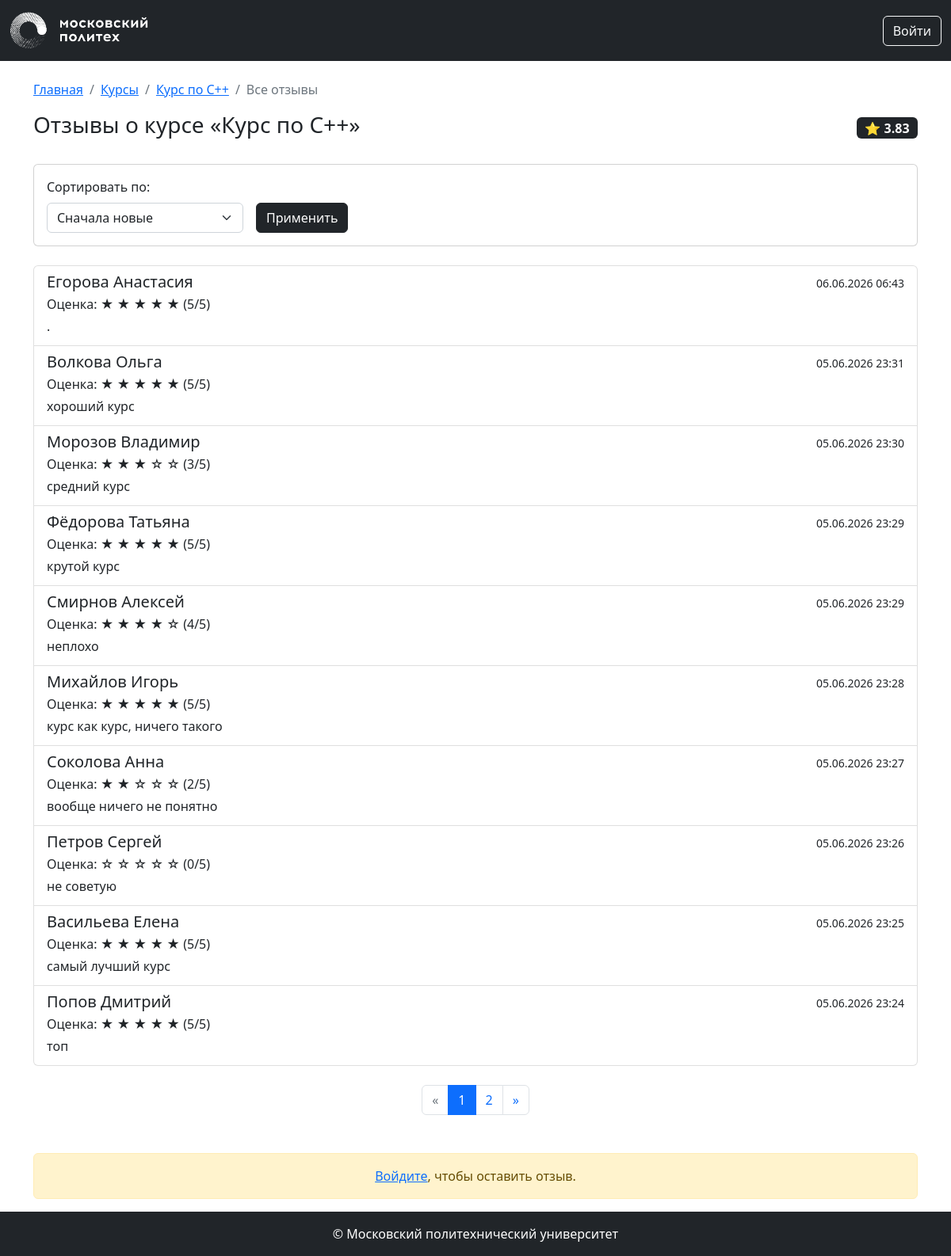
Page /courses/1/reviews on the committed database.
### app/models.py (models this page shows, shortened)
class Base(DeclarativeBase):
    metadata = MetaData(naming_convention={
        "ix": 'ix_%(column_0_label)s',
        "uq": "uq_%(table_name)s_%(column_0_name)s",
        "ck": "ck_%(table_name)s_%(constraint_name)s",
        "fk": "fk_%(table_name)s_%(column_0_name)s_%(referred_table_name)s",
        "pk": "pk_%(table_name)s"
    })

class Course(Base):
    __tablename__ = 'courses'
    id: Mapped[int] = mapped_column(primary_key=True)
    name: Mapped[str] = mapped_column(String(100))
    short_desc: Mapped[str] = mapped_column(Text)
    full_desc: Mapped[str] = mapped_column(Text)
    rating_sum: Mapped[int] = mapped_column(default=0)
    rating_num: Mapped[int] = mapped_column(default=0)
    category_id: Mapped[int] = mapped_column(ForeignKey("categories.id"))
    author_id: Mapped[int] = mapped_column(ForeignKey("users.id"))
    background_image_id: Mapped[str] = mapped_column(ForeignKey("images.id"))
    created_at: Mapped[datetime] = mapped_column(default=datetime.now)
    author: Mapped["User"] = relationship()
    category: Mapped["Category"] = relationship(lazy=False)
    bg_image: Mapped["Image"] = relationship()
    reviews: Mapped[List["Review"]] = relationship(back_populates="course", cascade="all, delete-orphan")
    @property
    def rating(self):
        if self.rating_num > 0:
            return self.rating_sum / self.rating_num
        return 0

class Review(Base):
    __tablename__ = 'reviews'
    id: Mapped[int] = mapped_column(primary_key=True)
    rating: Mapped[int] = mapped_column(nullable=False)
    text: Mapped[str] = mapped_column(Text, nullable=False)
    created_at: Mapped[datetime] = mapped_column(default=datetime.now)
    course_id: Mapped[int] = mapped_column(ForeignKey("courses.id"), nullable=False)
    user_id: Mapped[int] = mapped_column(ForeignKey("users.id"), nullable=False)
    course: Mapped["Course"] = relationship(back_populates="reviews")
    user: Mapped["User"] = relationship(back_populates="reviews")

class User(Base, UserMixin):
    __tablename__ = 'users'
    id: Mapped[int] = mapped_column(primary_key=True)
    first_name: Mapped[str] = mapped_column(String(100))
    last_name: Mapped[str] = mapped_column(String(100))
    middle_name: Mapped[Optional[str]] = mapped_column(String(100))
    login: Mapped[str] = mapped_column(String(100), unique=True)
    password_hash: Mapped[str] = mapped_column(String(200))
    created_at: Mapped[datetime] = mapped_column(default=datetime.now)
    reviews: Mapped[List["Review"]] = relationship(back_populates="user")
    @property
    def full_name(self):
        return ' '.join([self.last_name, self.first_name, self.middle_name or ''])

### app/courses.py (the view)
@bp.route('/<int:course_id>/reviews')
def reviews_list(course_id):
    course = db.get_or_404(Course, course_id)
    page = request.args.get('page', 1, type=int)
    sort = request.args.get('sort', 'newest')
    query = db.select(Review).filter_by(course_id=course_id)
    if sort == 'newest':
        query = query.order_by(Review.created_at.desc())
    elif sort == 'positive':
        query = query.order_by(Review.rating.desc(), Review.created_at.desc())
    elif sort == 'negative':
        query = query.order_by(Review.rating.asc(), Review.created_at.desc())
    else:
        query = query.order_by(Review.created_at.desc())
    pagination = db.paginate(query, page=page, per_page=10, error_out=False)
    reviews = pagination.items
    user_review = None
    if current_user.is_authenticated:
        stmt = db.select(Review).filter_by(course_id=course_id, user_id=current_user.id)
        user_review = db.session.execute(stmt).scalar()
    return render_template('courses/reviews.html',
                           course=course,
                           reviews=reviews,
                           pagination=pagination,
                           sort=sort,
                           user_review=user_review)

### app/templates/courses/reviews.html (shortened to what this page needs)
{% extends 'base.html' %}
{% from 'pagination.html' import render_pagination %}
{% block content %}
<div class="container mt-4">
    <nav aria-label="breadcrumb">
        <ol class="breadcrumb">
            <li class="breadcrumb-item"><a href="{{ url_for('index') }}">Главная</a></li>
            <li class="breadcrumb-item"><a href="{{ url_for('courses.index') }}">Курсы</a></li>
            <li class="breadcrumb-item"><a href="{{ url_for('courses.show', course_id=course.id) }}">{{ course.name }}</a></li>
            <li class="breadcrumb-item active">Все отзывы</li>
        </ol>
    </nav>
    <div class="d-flex justify-content-between align-items-center mb-4">
        <h1 class="h3">Отзывы о курсе «{{ course.name }}»</h1>
        <span class="badge bg-dark fs-6">⭐ {{ "%.2f" | format(course.rating) }}</span>
    </div>
    <div class="card mb-4">
        <div class="card-body">
            <form method="GET" class="row g-3 align-items-end">
                <div class="col-auto">
                    <label for="sort" class="form-label">Сортировать по:</label>
                    <select name="sort" id="sort" class="form-select">
                        <option value="newest" {% if sort == 'newest' %}selected{% endif %}>Сначала новые</option>
                    </select>
                </div>
                <div class="col-auto">
                    <button type="submit" class="btn btn-dark">Применить</button>
                </div>
            </form>
        </div>
    </div>
    {% if reviews %}
        <div class="list-group mb-4">
            {% for review in reviews %}
                <div class="list-group-item">
                    <div class="d-flex justify-content-between align-items-center">
                        <h5 class="mb-1">{{ review.user.full_name }}</h5>
                        <small>{{ review.created_at.strftime('%d.%m.%Y %H:%M') }}</small>
                    </div>
                    <p class="mb-1">Оценка:
                        {% for i in range(5) %}
                            {% if i < review.rating %}★{% else %}☆{% endif %}
                        {% endfor %} ({{ review.rating }}/5)
                    </p>
                    <p class="mb-1">{{ review.text }}</p>
                </div>
            {% endfor %}
        </div>
        {{ render_pagination(pagination, 'courses.reviews_list', {'sort': sort, 'course_id': course.id}) }}
    {% else %}
        <p class="alert alert-info">Пока нет отзывов на этот курс. Будьте первым!</p>
    {% endif %}
    <div class="mt-5">
        {% if current_user.is_authenticated %}
            {% if not user_review %}
                <div class="card">
                    <div class="card-header bg-dark text-white">Оставить отзыв</div>
                    <div class="card-body">
                        <form method="POST" action="{{ url_for('courses.add_review', course_id=course.id) }}">
                            <div class="mb-3">
                                <label for="rating" class="form-label">Оценка</label>
                                <select name="rating" id="rating" class="form-select">
                                    <option value="5">отлично</option>
                                    <option value="4">хорошо</option>
                                    <option value="3">удовлетворительно</option>
                                    <option value="2">неудовлетворительно</option>
                                    <option value="1">плохо</option>
                                    <option value="0">ужасно</option>
                                </select>
                            </div>
                            <div class="mb-3">
                                <label for="text" class="form-label">Текст отзыва</label>
                                <textarea name="text" id="text" class="form-control" rows="4" required></textarea>
                            </div>
                            <button type="submit" class="btn btn-dark">Отправить отзыв</button>
                        </form>
                    </div>
                </div>
            {% else %}
                <div class="alert alert-info">
                    <h5>Вы уже оставили отзыв:</h5>
                    <p>Оценка: {{ user_review.rating }}/5</p>
                    <p>{{ user_review.text }}</p>
                    <small>Оставлен {{ user_review.created_at.strftime('%d.%m.%Y %H:%M') }}</small>
                </div>
            {% endif %}
        {% else %}
            <div class="alert alert-warning text-center">
                <a href="{{ url_for('auth.login') }}">Войдите</a>, чтобы оставить отзыв.
            </div>
        {% endif %}
    </div>
</div>
{% endblock %}

### rows in the picture
Course: name "Курс по C++", rating "3.83"
Review: user.full_name "Егорова Анастасия", created_at "06.06.2026 06:43", rating "5", text "."
Review: user.full_name "Волкова Ольга", created_at "05.06.2026 23:31", rating "5", text "хороший курс"
Review: user.full_name "Морозов Владимир", created_at "05.06.2026 23:30", rating "3", text "средний курс"
Review: user.full_name "Фёдорова Татьяна", created_at "05.06.2026 23:29", rating "5", text "крутой курс"
Review: user.full_name "Смирнов Алексей", created_at "05.06.2026 23:29", rating "4", text "неплохо"
Review: user.full_name "Михайлов Игорь", created_at "05.06.2026 23:28", rating "5", text "курс как курс, ничего такого"
Review: user.full_name "Соколова Анна", created_at "05.06.2026 23:27", rating "2", text "вообще ничего не понятно"
Review: user.full_name "Петров Сергей", created_at "05.06.2026 23:26", rating "0", text "не советую"
Review: user.full_name "Васильева Елена", created_at "05.06.2026 23:25", rating "5", text "самый лучший курс"
Review: user.full_name "Попов Дмитрий", created_at "05.06.2026 23:24", rating "5", text "топ"

### other values in the picture
{{ page }} "1" "2"
